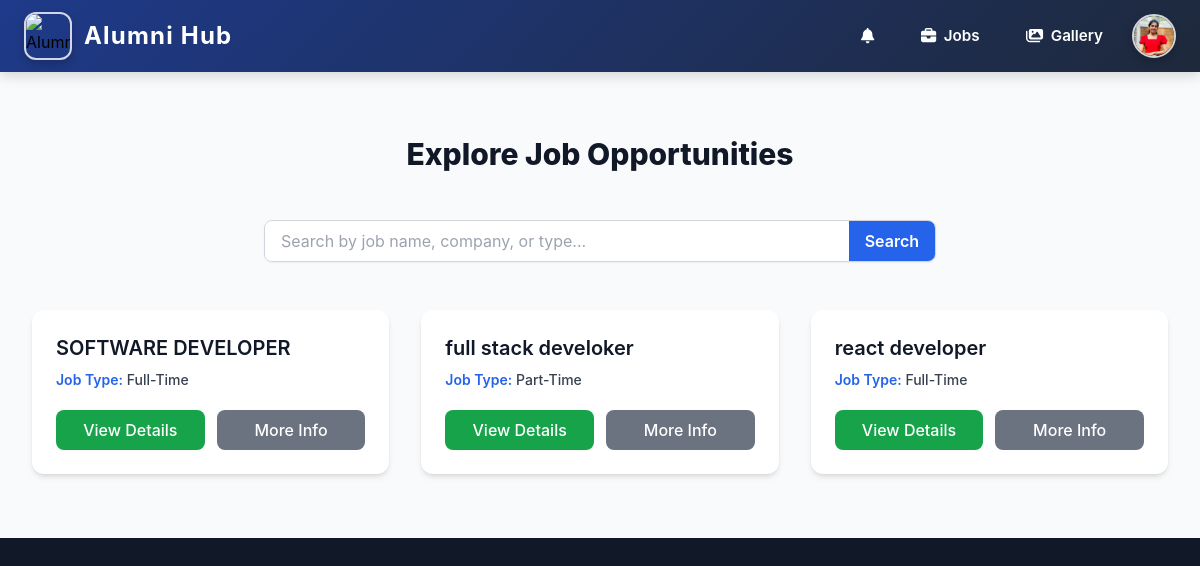
The app's page /jobs/ (signed in), older data.
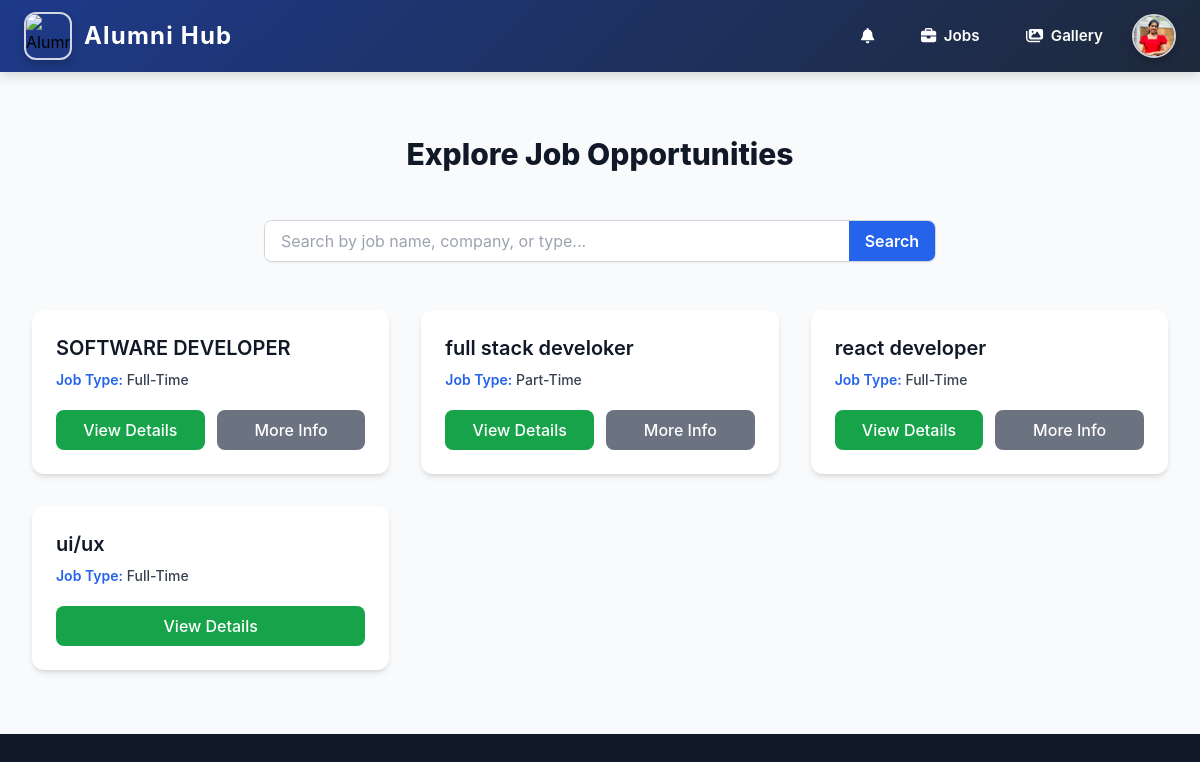
The same page, newer data.
### myapp/models.py (models this page shows, shortened)
class JobPost(models.Model):
    job_name = models.CharField(max_length=100,default="Unnamed Job")
    company = models.CharField(max_length=255)
    description = models.TextField(blank=True)  # Changed to TextField
    job_type = models.CharField(
        max_length=100,
        choices=[("FT", "Full-Time"), ("PT", "Part-Time"),("IS", "Intern-Ship"),("RT", "Remote-Job")],
        default=4  # Added default value
    )
    company_website = models.URLField(blank=True, null=True)  # New field for company site link
    posted_by = models.ForeignKey(User, on_delete=models.CASCADE, related_name='job_posts')

### myapp/views.py (the view, shortened to what this page needs)
# urls.py: path('jobs/',jobpost_list,name='jobpost_list'),
@login_required(login_url='signin')
def jobpost_list(request):
    query = request.GET.get("q")
    if query:
        jobs = JobPost.objects.filter(Q(job_name__icontains=query))
    else:
        jobs = JobPost.objects.all()
    return render(request, 'jobpost_list.html', {'jobs': jobs})

### templates/jobpost_list.html (shortened to what this page needs)
{% extends "home.html" %}
{% block content %}
{% include "navbar.html" %}
<section class="py-16 bg-gray-50 dark:bg-gray-900">
    <div class="mx-auto max-w-screen-xl px-6 lg:px-8">
        <h1 class="text-3xl font-extrabold text-gray-900 dark:text-white text-center mb-12">
            Explore Job Opportunities
        </h1>
        <form method="get" class="mb-12 max-w-2xl mx-auto">
            <div class="flex items-center border border-gray-300 dark:border-gray-700 rounded-lg overflow-hidden shadow-sm">
                <input type="text" name="q" placeholder="Search by job name, company, or type..."
                    value="{{ request.GET.q }}"
                    class="w-full px-4 py-2 bg-white dark:bg-gray-800 text-gray-900 dark:text-white focus:outline-none">
                <button type="submit"
                    class="px-4 py-2 bg-blue-600 text-white font-semibold hover:bg-blue-700 transition">
                    Search
                </button>
            </div>
        </form>
        {% if jobs %}
        <div class="grid gap-8 sm:grid-cols-2 lg:grid-cols-3">
            {% for job in jobs %}
            <div class="relative overflow-hidden bg-white dark:bg-gray-800 rounded-xl shadow-md transition-transform duration-300 p-6
                        hover:scale-105 hover:shadow-2xl hover:ring-2 hover:ring-blue-400 dark:hover:ring-blue-600">
                <h2 class="text-xl font-semibold text-gray-900 dark:text-white mb-2">{{ job.job_name }}</h2>
                <p class="mt-2 text-sm font-medium text-gray-700 dark:text-gray-400">
                    <span class="font-semibold text-blue-600 dark:text-blue-400">Job Type:</span> {{ job.get_job_type_display }}
                </p>
                <div class="mt-5 flex flex-wrap gap-3">
                    {% if request.user.is_authenticated %}
                        {% if request.user.is_superuser %}
                            <a href="{% url 'delete_jobpost' job.id %}" class="flex-1 text-center bg-red-600 text-white font-medium px-4 py-2 rounded-lg hover:bg-red-700 transition duration-300">Delete Job</a>
                        {% else %}
                            <a href="{% url 'jobpost_detail' job_id=job.id %}" class="flex-1 text-center bg-green-600 text-white font-medium px-4 py-2 rounded-lg hover:bg-green-700 transition duration-300">View Details</a>
                            {% if job.company_website %}
                            <a href="{{ job.company_website }}" target="_blank" class="flex-1 text-center bg-gray-500 text-white font-medium px-4 py-2 rounded-lg hover:bg-gray-600 transition duration-300">More Info</a>
                            {% endif %}
                        {% endif %}
                    {% endif %}
                </div>
            </div>
            {% endfor %}
        </div>
        {% else %}
        <p class="text-center text-gray-500 dark:text-gray-400 mt-8">No job postings available at the moment.</p>
        {% endif %}
    </div>
</section>
{% endblock content %}

Row changes from the older to the newer data that the page shows:
added JobPost: job_name "ui/ux", job_type "Full-Time", shows "View Details"
